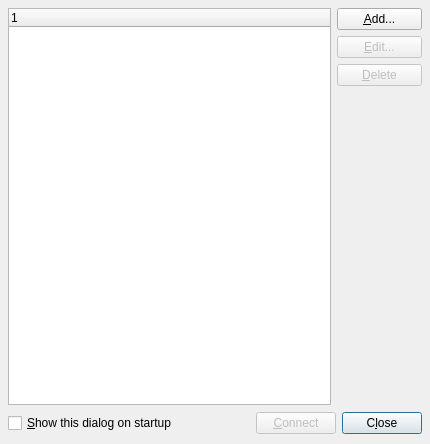
<ui version="4.0" >
 <class>ServerListDlg</class>
 <widget class="QDialog" name="ServerListDlg" >
  <property name="geometry" >
   <rect>
    <x>0</x>
    <y>0</y>
    <width>430</width>
    <height>444</height>
   </rect>
  </property>
  <property name="windowTitle" >
   <string>Server List</string>
  </property>
  <property name="windowIcon" >
   <iconset resource="../images/icons.qrc" >:/default/server.png</iconset>
  </property>
  <property name="sizeGripEnabled" >
   <bool>false</bool>
  </property>
  <property name="modal" >
   <bool>false</bool>
  </property>
  <layout class="QVBoxLayout" >
   <property name="margin" >
    <number>8</number>
   </property>
   <property name="spacing" >
    <number>6</number>
   </property>
   <item>
    <layout class="QHBoxLayout" >
     <property name="margin" >
      <number>0</number>
     </property>
     <property name="spacing" >
      <number>6</number>
     </property>
     <item>
      <widget class="QTreeWidget" name="networkTree" >
       <property name="dragEnabled" >
        <bool>false</bool>
       </property>
       <property name="alternatingRowColors" >
        <bool>false</bool>
       </property>
       <property name="selectionMode" >
        <enum>QAbstractItemView::ExtendedSelection</enum>
       </property>
       <property name="sortingEnabled" >
        <bool>false</bool>
       </property>
      </widget>
     </item>
     <item>
      <layout class="QVBoxLayout" >
       <property name="margin" >
        <number>0</number>
       </property>
       <property name="spacing" >
        <number>6</number>
       </property>
       <item>
        <widget class="QPushButton" name="addButton" >
         <property name="text" >
          <string>&amp;Add...</string>
         </property>
         <property name="icon" >
          <iconset resource="../images/icons.qrc" >:/default/edit_add.png</iconset>
         </property>
        </widget>
       </item>
       <item>
        <widget class="QPushButton" name="editButton" >
         <property name="enabled" >
          <bool>false</bool>
         </property>
         <property name="text" >
          <string>&amp;Edit...</string>
         </property>
         <property name="icon" >
          <iconset resource="../images/icons.qrc" >:/default/edit.png</iconset>
         </property>
        </widget>
       </item>
       <item>
        <widget class="QPushButton" name="deleteButton" >
         <property name="enabled" >
          <bool>false</bool>
         </property>
         <property name="text" >
          <string>&amp;Delete</string>
         </property>
         <property name="icon" >
          <iconset resource="../images/icons.qrc" >:/default/edit_remove.png</iconset>
         </property>
        </widget>
       </item>
       <item>
        <spacer>
         <property name="orientation" >
          <enum>Qt::Vertical</enum>
         </property>
         <property name="sizeHint" >
          <size>
           <width>85</width>
           <height>296</height>
          </size>
         </property>
        </spacer>
       </item>
      </layout>
     </item>
    </layout>
   </item>
   <item>
    <layout class="QHBoxLayout" >
     <property name="margin" >
      <number>0</number>
     </property>
     <property name="spacing" >
      <number>6</number>
     </property>
     <item>
      <widget class="QCheckBox" name="showOnStartup" >
       <property name="text" >
        <string>&amp;Show this dialog on startup</string>
       </property>
      </widget>
     </item>
     <item>
      <spacer>
       <property name="orientation" >
        <enum>Qt::Horizontal</enum>
       </property>
       <property name="sizeHint" >
        <size>
         <width>291</width>
         <height>25</height>
        </size>
       </property>
      </spacer>
     </item>
     <item>
      <widget class="QPushButton" name="connectButton" >
       <property name="enabled" >
        <bool>false</bool>
       </property>
       <property name="text" >
        <string>&amp;Connect</string>
       </property>
       <property name="icon" >
        <iconset resource="../images/icons.qrc" >:/default/connect_creating.png</iconset>
       </property>
       <property name="default" >
        <bool>false</bool>
       </property>
      </widget>
     </item>
     <item>
      <widget class="QPushButton" name="closeButton" >
       <property name="text" >
        <string>C&amp;lose</string>
       </property>
       <property name="icon" >
        <iconset resource="../images/icons.qrc" >:/default/button_cancel.png</iconset>
       </property>
       <property name="default" >
        <bool>true</bool>
       </property>
      </widget>
     </item>
    </layout>
   </item>
  </layout>
  <widget class="QWidget" native="1" name="widget" >
   <property name="geometry" >
    <rect>
     <x>9</x>
     <y>9</y>
     <width>739</width>
     <height>393</height>
    </rect>
   </property>
  </widget>
  <widget class="QWidget" native="1" name="widget_2" >
   <property name="geometry" >
    <rect>
     <x>9</x>
     <y>408</y>
     <width>739</width>
     <height>27</height>
    </rect>
   </property>
  </widget>
  <widget class="QWidget" native="1" name="widget_3" >
   <property name="geometry" >
    <rect>
     <x>660</x>
     <y>10</y>
     <width>87</width>
     <height>391</height>
    </rect>
   </property>
  </widget>
 </widget>
 <resources>
  <include location="../images/icons.qrc" />
 </resources>
 <connections>
  <connection>
   <sender>connectButton</sender>
   <signal>clicked()</signal>
   <receiver>ServerListDlg</receiver>
   <slot>accept()</slot>
   <hints>
    <hint type="sourcelabel" >
     <x>278</x>
     <y>253</y>
    </hint>
    <hint type="destinationlabel" >
     <x>96</x>
     <y>254</y>
    </hint>
   </hints>
  </connection>
  <connection>
   <sender>closeButton</sender>
   <signal>clicked()</signal>
   <receiver>ServerListDlg</receiver>
   <slot>reject()</slot>
   <hints>
    <hint type="sourcelabel" >
     <x>369</x>
     <y>253</y>
    </hint>
    <hint type="destinationlabel" >
     <x>179</x>
     <y>282</y>
    </hint>
   </hints>
  </connection>
 </connections>
</ui>
